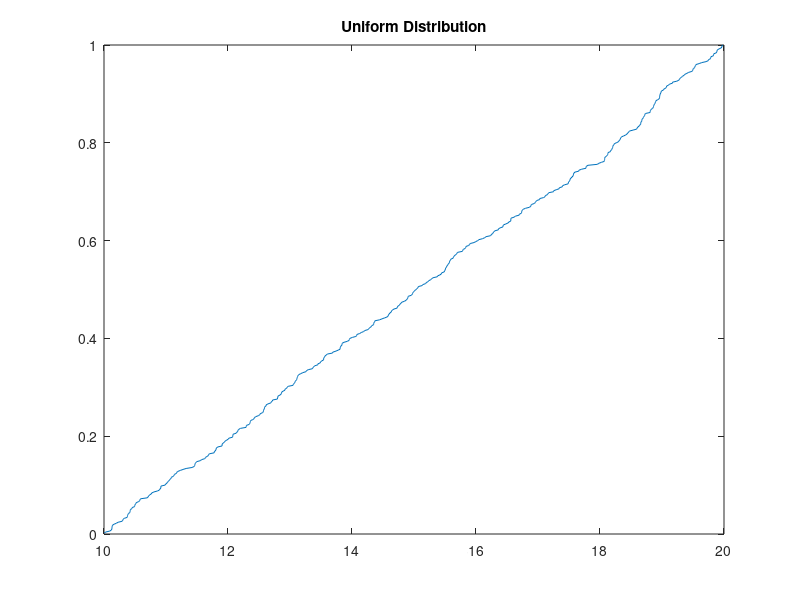

Here is the MATLAB script that generated this plot: (Note: this script raises an error after producing the figure.)
%uniform
%Range = [10, 20];
uni = rand(500, 1);
for i = 1:500
    uni(i,1) = (uni(i,1) * 10) + 10;
end
figure
plot(sort(uni), [1:500]/500)
title('Uniform Distribution')
meanUni = mean(uni)
coefficient_variation_uni = getCV(sort(uni))

%exponential
outExp = -log(rand(500,1)) / 0.06666; %where 0.666 is 1/15 (the mean requested)
figure
plot(sort(outExp), [1:500]/500)
title('Exponential Distribution')
meanExp = mean(outExp)
coefficient_variation_exp = getCV(sort(outExp))

%discrete
Pr = [5, 0.2, 0.2; 15, 0.6, 0.8; 20, 0.2, 1];
u = rand(500,1);
%gruppo L05 pg 28
for i = 1:500
    if u(i,1) < Pr(1,3)
        outDis(i,1) = Pr(1,1);
    elseif u(i,1) < Pr(2,3)
        outDis(i,1) = Pr(2,1);
    else
        outDis(i,1) = Pr(3,1);
    end
end
figure
plot(sort(outDis), [1:500]/500,"-");
title('Discrete Distribution')
meanDis = mean(outDis)
coefficient_variation_dis = getCV(sort(outDis))

%HypoExponential
figure
outHypo = -log(rand(500,1)) / 0.1 - log(rand(500,1)) / 0.2;
plot(sort(outHypo), [1:500]/500,"-");
title('Hypo-Exponential Distribution')
meanHypo = mean(outHypo)
coefficient_variation_hypo = getCV(sort(outHypo))

%HyperExponential
for i = 1:500
    if rand < 0.5
        outHyper(i,1) = -log(rand) / 0.1;
    else
        outHyper(i,1) = -log(rand) / 0.05;
    end
end
figure
plot(sort(outHyper), [1:500]/500,"-");
title('Hyper-Exponential Distribution')
meanHyper = mean(outHyper)
coefficient_variation_hyp = getCV(sort(outHyper))

%Erlang
for i = 1:500
    if rand < 0.1
        outErlang(i,1) = -(log(rand)) / 0.02;
    elseif rand < 0.5
        outErlang(i,1) = -(log(rand)+log(rand)) / 0.2;
    else 
        outErlang(i,1) = -(log(rand)+log(rand)+log(rand)) / 0.25;
    end
end
figure
meanErlang = mean(outErlang)
coefficient_variation_erl = getCV(sort(outErlang))
plot(sort(outErlang), [1:500]/500,"-");
title('Erlang Distribution')
